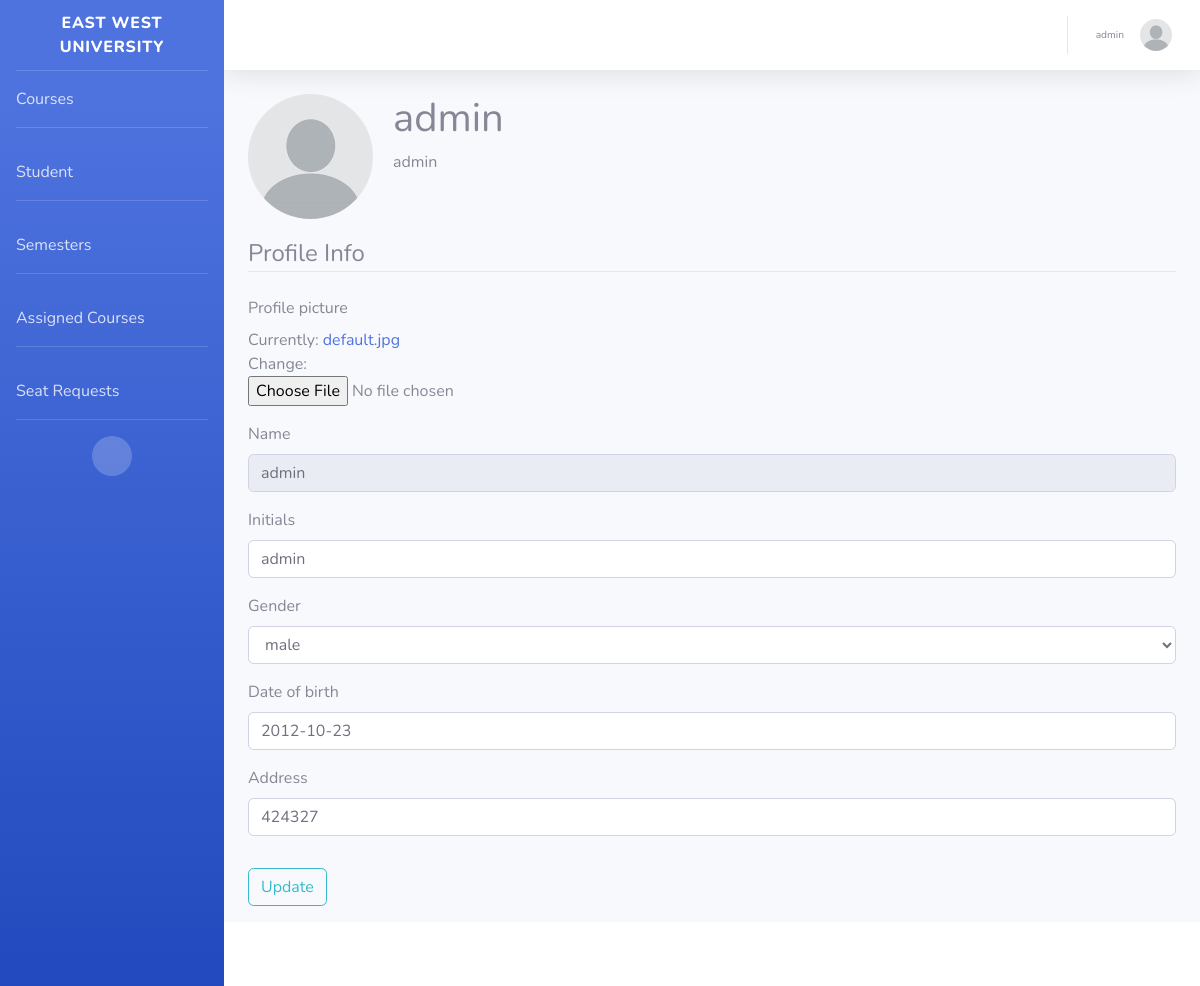
/profile/ (signed in), run on the app's committed database.
### advising_portal/models.py (models this page shows, shortened)
class Faculty(models.Model):
    GENDERS = (
        (MALE, MALE),
        (FEMALE, FEMALE),
        (OTHER, OTHER)
    )
    faculty_id = models.CharField(max_length=100, primary_key=True)
    name = models.CharField(max_length=30)
    initials = models.CharField(max_length=10)
    profile_picture = models.ImageField(default='default.jpg', upload_to=image_directory_path, storage=image_storage)
    gender = models.CharField(max_length=10, choices=GENDERS, default=MALE)
    date_of_birth = models.DateField(null=True)
    address = models.CharField(max_length=30)
    username = models.OneToOneField(User, on_delete=models.SET_NULL, null=True)
    created_at = models.DateTimeField(default=timezone.now)
    created_by = models.ForeignKey(User, on_delete=models.SET_NULL, null=True, related_name='faculty_creator')
    updated_at = models.DateTimeField(null=True)
    updated_by = models.ForeignKey(User, on_delete=models.SET_NULL, null=True, related_name='faculty_updater')
    history = HistoricalRecords()

class Student(models.Model):
    GENDERS = (
        (MALE, MALE),
        (FEMALE, FEMALE),
        (OTHER, OTHER)
    )
    student_id = models.CharField(max_length=100, primary_key=True)
    name = models.CharField(max_length=30)
    advisor = models.ForeignKey(Faculty, on_delete=models.SET_NULL, null=True)
    profile_picture = models.ImageField(default='default.jpg', upload_to=image_directory_path, storage=image_storage)
    date_of_birth = models.DateField(null=True)
    address = models.CharField(max_length=30)
    gender = models.CharField(max_length=10, choices=GENDERS, default=MALE)
    username = models.OneToOneField(User, on_delete=models.SET_NULL, null=True)
    created_at = models.DateTimeField(default=timezone.now)
    created_by = models.ForeignKey(User, on_delete=models.SET_NULL, null=True, related_name='student_creator')
    updated_at = models.DateTimeField(null=True)
    updated_by = models.ForeignKey(User, on_delete=models.SET_NULL, null=True, related_name='student_updater')
    history = HistoricalRecords()

### users/views.py (the view)
# urls.py: path('profile/', user_views.profile_view, name='profile'),
@login_required
def profile_view(request):
    if request.method == 'POST':
        if request.user.groups.all()[0].name == 'chairman' or request.user.groups.all()[0].name == 'faculty':
            p_form = FacultyProfileUpdateForm(request.POST, request.FILES, instance=request.user.faculty)
        else:
            p_form = StudentProfileUpdateForm(request.POST, request.FILES, instance=request.user.student)
        if p_form.is_valid():
            p_form.save()
            messages.success(request, 'Your account has been updated!')
            return redirect('profile')
    else:
        if request.user.groups.all()[0].name == 'chairman' or request.user.groups.all()[0].name == 'faculty':
            p_form = FacultyProfileUpdateForm(instance=request.user.faculty)
        else:
            p_form = StudentProfileUpdateForm(instance=request.user.student)
    context = {
        'p_form': p_form
    }
    return render(request, 'users/profile.html', context)

### users/forms.py (shortened to what this page needs)
class FacultyProfileUpdateForm(forms.ModelForm):
    class Meta:
        model = Faculty
        fields = ['profile_picture', 'name', 'initials', 'gender', 'date_of_birth', 'address']
    def __init__(self, *args, **kwargs):
        super(FacultyProfileUpdateForm, self).__init__(*args, **kwargs)
        self.fields['name'].widget.attrs['readonly'] = True
        self.fields['initials'].required = False
        self.fields['gender'].required = False

### advising_portal/templatetags/custom_tags.py (called while the page is built)
@register.filter(name='has_group')
def has_group(user, group_name):
    return user.groups.filter(name=group_name).exists()

### users/templates/users/profile.html (shortened to what this page needs)
{% extends "advising_portal/base.html" %}
{% load crispy_forms_tags %}
{% block content %}
    <div class="content-section">
        <div class="media">
            <img class="rounded-circle account-img" src="{{ user.student.profile_picture.url }}">
            <div class="media-body">
                <h2 class="account-heading">{{ user.student.name }}</h2>
                <p class="text-secondary">{{ user.student.student_id }}</p>
            </div>
        </div>
        <form method="POST" enctype="multipart/form-data">
            <fieldset class="form-group">
                <legend class="border-bottom mb-4">Profile Info</legend>
                {{ p_form|crispy }}
            </fieldset>
            <div class="form-group">
                <button class="btn btn-outline-info" type="submit">Update</button>
            </div>
        </form>
    </div>
{% endblock content %}

### advising_portal/templates/advising_portal/base.html (shortened to what this page needs)
{% load static %}
{% load custom_tags %}
<!DOCTYPE html>
<html lang="en">
<head>
    <link href="{% static 'advising_portal/requirements/fontawesome-free/css/all.min.css' %}" rel="stylesheet" type="text/css">
    <link href="{% static 'advising_portal/css/basic.min.css' %}" rel="stylesheet">
    <link href="{% static 'advising_portal/css/my_css.css' %}" rel="stylesheet">
</head>
<body id="page-top">
<div id="wrapper">
    <ul class="navbar-nav bg-gradient-primary sidebar sidebar-dark accordion" id="accordionSidebar">
        <a class="sidebar-brand d-flex align-items-center justify-content-center" href="{% url 'student-panel-home' %}">
            <div class="sidebar-brand-text mx-3">East West University</div>
        </a>
        <hr class="sidebar-divider my-0">
        {% if user|has_group:"student" %}
            <li class="nav-item">
                <a class="nav-link" href="{% url 'student-panel-portal' 'recommended' %}">
                    Advising
                </a>
            </li>
            <hr class="sidebar-divider">
            <li class="nav-item">
                <a class="nav-link" href="{% url 'student-panel-advised-courses' %}">
                    Advised Courses
                </a>
            </li>
            <hr class="sidebar-divider">
            <li class="nav-item">
                <a class="nav-link" href="{% url 'student-panel-request-section-list-view' %}">
                    Seat Request
                </a>
            </li>
            <hr class="sidebar-divider">
            <li class="nav-item">
                <a class="nav-link" href="{% url 'student-panel-grade-report' %}">
                    Grade Report
                </a>
            </li>
            <hr class="sidebar-divider d-none d-md-block">
        {% else %}
            <li class="nav-item">
                <a class="nav-link" href="{% url 'faculty-panel-course-list' %}">
                    Courses
                </a>
            </li>
            <hr class="sidebar-divider">
            <li class="nav-item">
                <a class="nav-link" href="{% url 'faculty-panel-student-list' %}">
                    Student
                </a>
            </li>
            <hr class="sidebar-divider">
            <li class="nav-item">
                <a class="nav-link" href="{% url 'faculty-panel-semester-list' %}">
                    Semesters
                </a>
            </li>
            <hr class="sidebar-divider">
            <li class="nav-item">
                <a class="nav-link" href="{% url 'faculty-panel-assigned-sections' %}">
                    Assigned Courses
                </a>
            </li>
            <hr class="sidebar-divider">
            <li class="nav-item">
                <a class="nav-link" href="{% url 'faculty-panel-section-request-list' %}">
                    Seat Requests
                </a>
            </li>
            <hr class="sidebar-divider">
        {% endif %}
        <div class="text-center d-none d-md-inline">
            <button class="rounded-circle border-0" id="sidebarToggle"></button>
        </div>
    </ul>
    <div id="content-wrapper" class="d-flex flex-column">
        <div id="content">
            <nav class="navbar navbar-expand navbar-light bg-white topbar mb-4 static-top shadow">
                <ul class="navbar-nav ml-auto">
                    <li class="nav-item dropdown no-arrow">
                        <a class="nav-link dropdown-toggle" href="#" id="userDropdown" role="button"
                           data-toggle="dropdown" aria-haspopup="true" aria-expanded="false">
                            <span class="mr-2 d-none d-lg-inline text-gray-600 small">
                                    {% if user|has_group:"student" %}
                                        <span class="mr-2 d-none d-lg-inline text-gray-600 small">{{ user.student.name }}</span>
                                    {% else %}
                                        <span class="mr-2 d-none d-lg-inline text-gray-600 small">{{ user.faculty.name }}</span>
                                    {% endif %}
                                </span>
                            {% if user|has_group:"student" %}
                                <img class="img-profile rounded-circle" src="{{ user.student.profile_picture.url }}">
                            {% else %}
                                <img class="img-profile rounded-circle" src="{{ user.faculty.profile_picture.url }}">
                            {% endif %}
                        </a>
                    </li>
                </ul>
            </nav>
            <div class="container-fluid">
                {% block content %}{% endblock %}
            </div>
        </div>
        <footer class="sticky-footer bg-white">
        </footer>
    </div>
</div>
</body>
</html>

### advising_portal/static/advising_portal/css/my_css.css (style rules this page uses)
.account-img { height: 125px; width: 125px; margin-right: 20px; margin-bottom: 16px; }
.account-heading { font-size: 2.5rem; }

### data on the page
Faculty: name "admin", initials "admin", gender "male", date_of_birth "2012-10-23", address "424327"

### other printed values
{{ user.faculty.name }} "admin"
{{ user.student.name }} "admin"
{{ user.student.student_id }} "admin"
